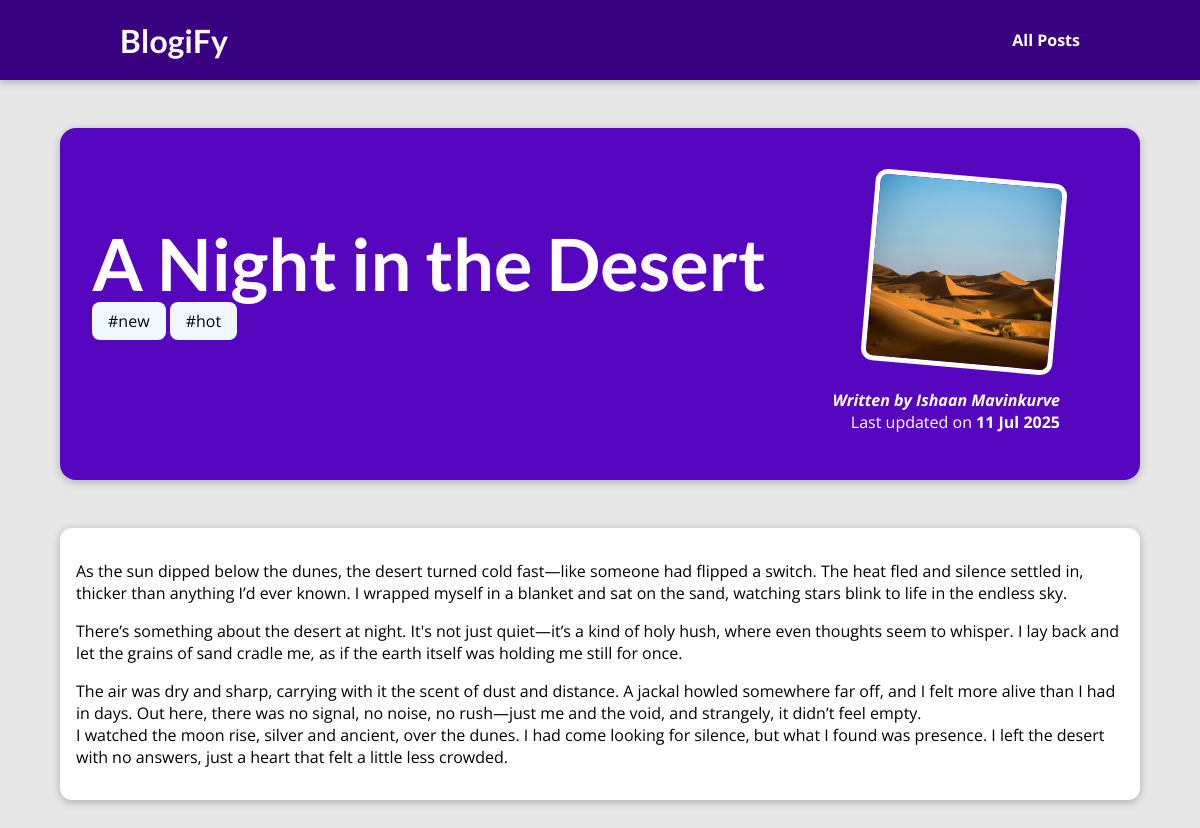
Screenshot of /posts/a-night-in-the-desert with the database file from the repository.
### blog/models.py (models this page shows, shortened)
class Post(models.Model):
    title = models.CharField(max_length=100)
    excerpt = models.CharField(max_length=500)
    image_name = models.CharField(max_length=100) #to be changed
    date = models.DateField(auto_now=True)
    slug = models.SlugField(unique=True, db_index=True)
    content = models.TextField(validators = [MinLengthValidator(10)])
    author = models.ForeignKey(Author, on_delete=models.SET_NULL, null=True, related_name="posts")
    tags = models.ManyToManyField(Tag)

class Tag(models.Model):
    caption = models.CharField(max_length=20)

class Author(models.Model):
    first_name = models.CharField(max_length=100)
    last_name = models.CharField(max_length=100)
    email_address = models.EmailField()
    def __str__(self):
        return f"{self.first_name} {self.last_name}"

### blog/views.py (the view)
# urls.py: path("posts/<slug:slug>", views.singleBlog, name="singlepost")
def singleBlog(request, slug):
    identified_post = get_object_or_404(Post, slug=slug)
    return render(request, "blog/singlepost.html", {
        "post" : identified_post,
        "tags": identified_post.tags.all()
    })

### blog/templates/blog/singlepost.html (shortened to what this page needs)
{% extends "base.html" %}
{%load static%}
{% block css_files %}
<link rel="stylesheet" href="{%static "blog/post-detail.css"%}" />
{% endblock %}
{% block content %}
<section id="summary">
    <h2>{{post.title}}</h2>
    <div>
        {% for tag in tags %}
        <span class="tag">#{{tag.caption}}</span>
        {%endfor%}
    </div>
    <article>
        <img src="{% static "blog/images/"|add:post.image_name %}" alt="Post {{post.title}}" />
        <address><a href="mailto:{{post.author.email_address}}">Written by {{post.author}}</a></address>
        <div>
            Last updated on <time>{{post.date|date:"d M Y"}}</time>
        </div>
</section>
<main>
    {{post.content|linebreaks}}
</main>
{% endblock%}

### static/app.css (style rules this page uses)
* { box-sizing: border-box; }
html { font-family: 'Open Sans', 'Lato', sans-serif; }
body { margin: 0; }
h1, h2, h3 { font-family: 'Lato', sans-serif; font-weight: bold; }

### blog/static/blog/post-detail.css (style rules this page uses)
body { background-color: #e7e7e7; }
#summary { margin: 8rem auto 3rem auto; padding: 2rem; width: 90%; max-width: 90rem; border-radius: 16px; background-color: #5706c0; position: relative; box-shadow: 0 2px 8px rgba(0, 0, 0, 0.25); height: 22rem; }
#summary h2 { color: white; font-size: 4.5rem; margin-bottom: 0.25rem; }
.tag { background-color: aliceblue; padding: 0.5rem 1rem; border-radius: 8px; }
#summary article { position: absolute; top: 2rem; right: 3rem; padding: 1rem 2rem; border-radius: 12px; text-align: right; color: white; }
#summary article img { width: 12rem; height: 12rem; border-radius: 12px; transform: rotateZ(5deg); border: 5px solid white; margin-bottom: 1rem; }
#summary address { font-weight: bold; }
#summary time { font-weight: bold; }
#summary a { color: white; text-decoration: none; }
main { width: 90%; max-width: 90rem; margin: 3rem auto; background-color: white; padding: 1rem; border-radius: 12px; box-shadow: 0 2px 8px rgba(0, 0, 0, 0.25); }

### rows the page displays
Post: title "A Night in the Desert", image_name (picture), author "Ishaan Mavinkurve", date "11 Jul 2025", content "As the sun dipped below the dunes, the desert turned cold fast—like someone had flipped a switch. The heat fled and silence settled in, thicker than anything I’d ever known. I wrapped myself in a blanket and sat on the sand, watching stars blink to life in the endless sky. There’s something about the desert at night. It's not just quiet—it’s a kind of holy hush, where even thoughts seem to whisper. I lay back and let the grains of sand cradle me, as if the earth itself was holding me still for once. The air was dry and sharp, carrying with it the scent of dust and distance. A jackal howled somewhere far off, and I felt more alive than I had in days. Out here, there was no signal, no noise,…"
Tag: caption "new"
Tag: caption "hot"
